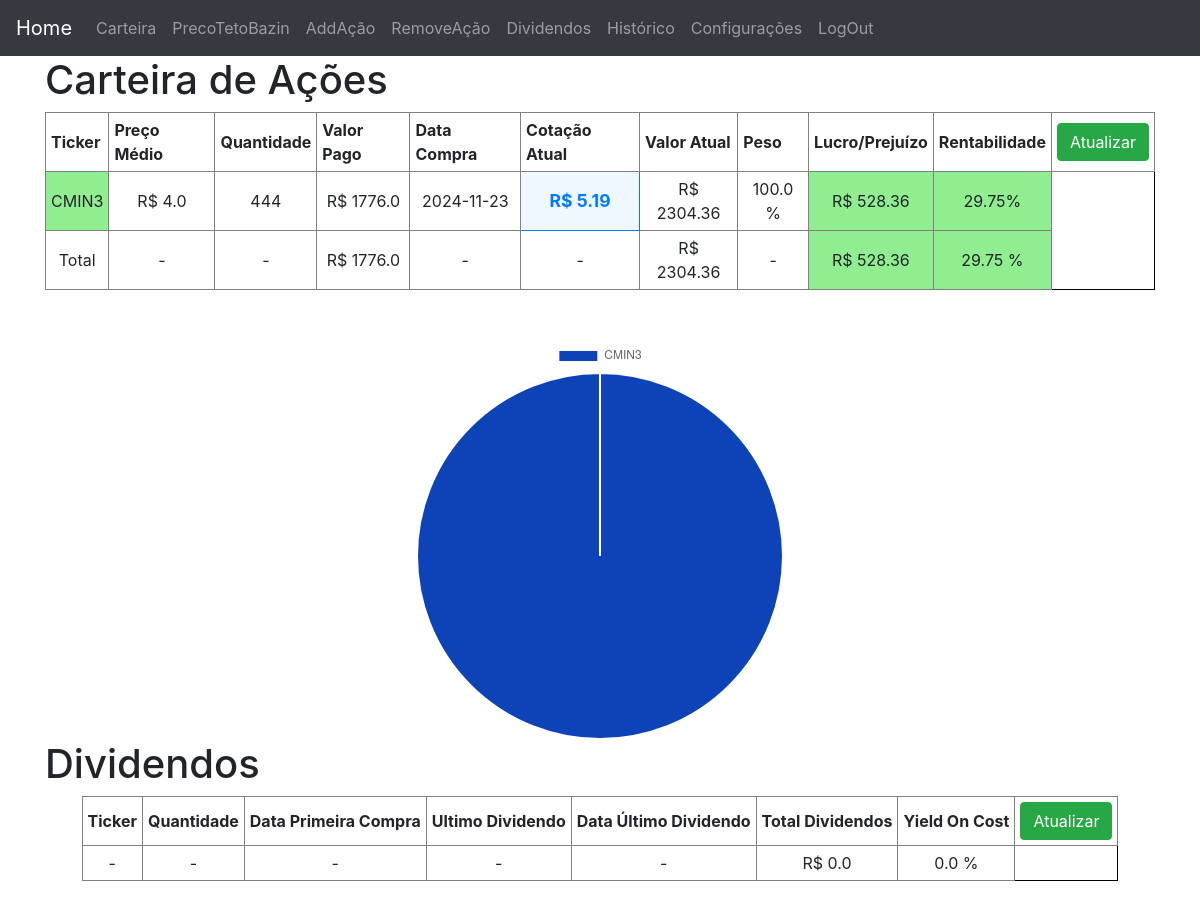
Screenshot of /carteira (signed in) with the database file from the repository.
### website/models.py (models this page shows)
class Acao(db.Model):
    id = db.Column(db.Integer, primary_key=True)
    usuario_id = db.Column(db.Integer, db.ForeignKey('usuario.id'))
    ticker = db.Column(db.String(10))
    preco_medio = db.Column(db.Float)
    quantidade = db.Column(db.Integer)
    valor_pago = db.Column(db.Float)
    data_compra_inicial = db.Column(db.Date)
    preco_atual = db.Column(db.Float)
    valor_atual = db.Column(db.Float)
    peso = db.Column(db.Float)
    lucro_prejuizo = db.Column(db.Float)
    rentabilidade = db.Column(db.Float)
    status = db.Column(db.String(10))
    investidor10 = db.Column(db.String)
    trading_view = db.Column(db.String)
    total_dividendos = db.Column(db.Float, default=0.0)
    retorno_dividendos = db.Column(db.Float, default=0.0)
    data_ultimo_dividendo = db.Column(db.Date)

class Carteira(db.Model):
    id = db.Column(db.Integer, primary_key=True)
    usuario_id = db.Column(db.Integer, db.ForeignKey('usuario.id'))
    valor_pago = db.Column(db.Float, default=0.0)
    valor_atual = db.Column(db.Float, default=0.0)
    lucro_prejuizo = db.Column(db.Float, default=0.0)
    rentabilidade = db.Column(db.Float, default=0.0)
    total_dividendos = db.Column(db.Float, default=0.0)
    retorno_dividendos = db.Column(db.Float, default=0.0)
    status = db.Column(db.String(8), default="zero")

### website/views.py (the view)
@views.route('/carteira', methods=["GET","POST"])
@login_required
def carteira():
    acoes = Acao.query.filter_by(usuario_id=current_user.id).order_by(desc(Acao.peso))
    carteira = Carteira.query.filter_by(usuario_id=current_user.id).first()
    dividendos = Acao.query.filter_by(usuario_id=current_user.id).order_by(desc(Acao.total_dividendos)).filter(Acao.total_dividendos!=0)
    lista_acoes = []
    for acao in acoes:
        lista_acoes.append(acao)
    return render_template("Carteira/carteira.html",
                            usuario=current_user,
                            acoes=acoes,
                            carteira=carteira,
                            dividendos=dividendos)

### website/__init__.py (called while the page is built)
def create_app():
    app = Flask(__name__)
    app.config['SECRET_KEY'] = 'você não vai advinhar'
    app.config['SQLALCHEMY_DATABASE_URI'] = f'sqlite:///{DB_NAME}'
    db.init_app(app)
    admin.init_app(app)
    migrate = Migrate(app, db)
    from .views import views
    from .auth import auth
    app.register_blueprint(views, url_prefix='/')
    app.register_blueprint(auth, url_prefix='/')
    from .models import Usuario
    login_manager = LoginManager()
    login_manager.login_view = 'auth.login'
    login_manager.login_message= 'Faça o login para acessar esta página.'
    login_manager.init_app(app)
    @login_manager.user_loader
    def load_user(id):
        return Usuario.query.get(int(id))
    create_database(app)
    return app

### website/templates/Carteira/carteira.html (shortened to what this page needs)
{% extends "base.html" %}
{% block content %}
    <h1>Carteira de Ações</h1>
    <table class="">
        <thead>
            <th>Ticker</th>
            <th>Preço Médio</th>
            <th>Quantidade</th>
            <th>Valor Pago</th>
            <th>Data Compra</th>
            <th>Cotação Atual</th>
            <th>Valor Atual</th>
            <th>Peso</th>
            <th>Lucro/Prejuízo</th>
            <th>Rentabilidade</th>
            <th><a class="btn btn-success" href="/atualizar-carteira">Atualizar</a></th>
        </thead>
        {% for acao in acoes %}
            <tr>
                {% if acao.status == "lucro" %}
                    <td class="lucro">{{ acao.ticker }}</td>
                {% elif acao.status == "zero" %}
                    <td class="zero">{{ acao.ticker }}</td>
                {% else %}
                    <td class="prejuizo">{{ acao.ticker }}</td>
                {% endif %}
                <td>R$ {{ acao.preco_medio }}</td>
                <td>{{ acao.quantidade }}</td>
                <td>R$ {{ acao.valor_pago }}</td>
                <td>{{ acao.data_compra_inicial}}</td>
                <td class="preco_acao">R$ {{ acao.preco_atual }}</td>
                <td>R$ {{ acao.valor_atual }}</td>
                <td>{{acao.peso}} %</td>
                {% if acao.status == "lucro" %}
                    <td class="lucro">R$ {{ acao.lucro_prejuizo  }}</td>
                    <td class="lucro">{{ acao.rentabilidade }}% </td>
                {% elif acao.status == "zero" %}
                    <td class="zero">R$ {{ acao.lucro_prejuizo  }}</td>
                    <td class="zero">{{ acao.rentabilidade }}% </td>
                {% else %}
                    <td class="prejuizo">R$ {{ acao.lucro_prejuizo  }}</td>
                    <td class="prejuizo">{{ acao.rentabilidade }}% </td>
                {% endif %}
            </tr>
        {% endfor %}
        <tfoot>
            <tr class="result">
                <td>Total</td>
                <td>-</td>
                <td>-</td>
                <td>R$ {{carteira.valor_pago}}</td>
                <td>-</td>
                <td>-</td>
                <td>R$ {{carteira.valor_atual}}</td>
                <td>-</td>
                {% if carteira.status == "lucro" %}
                    <td class="lucro">R$ {{carteira.lucro_prejuizo}}</td>
                    <td class="lucro">{{carteira.rentabilidade}} %</td>
                {% elif carteira.status == zero %}
                    <td class="zero">R$ {{carteira.lucro_prejuizo}}</td>
                    <td class="zero">{{carteira.rentabilidade}} %</td>
                {% else %}
                    <td class="prejuizo">R$ {{carteira.lucro_prejuizo}}</td>
                    <td class="prejuizo">{{carteira.rentabilidade}} %</td>
                {% endif %}
            </tr>
        </tfoot>
    </table>
    <div id="grafico">
        <canvas id="myPieChart"></canvas>
    </div>
    <script>
        var labels = [];
        var data = [];
        {% for acao in acoes %}
            labels.push("{{ acao.ticker }}");
            data.push("{{ acao.peso }}");
        {% endfor %}
        function getRandomColor() {
            let letters = '0123456789ABCDEF';
            let color = '#';
            for (let i = 0; i < 6; i++) {
                color += letters[Math.floor(Math.random() * 16)];
            }
            return color;
        }
        var backgroundColors = [];
        for (let i = 0; i < labels.length; i++) {
            backgroundColors.push(getRandomColor());
        }
        var ctx = document.getElementById('myPieChart').getContext('2d');
        var myPieChart = new Chart(ctx, {
            type: 'pie',
            data: {
                labels: labels,
                datasets: [{
                    data: data,
                    backgroundColor: backgroundColors
                }]
            },
            options: {
                responsive: true,
                plugins: {
                    legend: {
                        position: 'top',
                    }
                }
            }
        });
    </script>
    <h1>Dividendos</h1>
    <table class="">
        <thead>
            <th>Ticker</th>
            <th>Quantidade</th>
            <th>Data Primeira Compra</th>
            <th>Ultimo Dividendo</th>
            <th>Data Último Dividendo</th>
            <th>Total Dividendos</th>
            <th>Yield On Cost</th>
            <th><a class="btn btn-success" href="/atualiza-dividendos">Atualizar</a></th>
        </thead>
        <tfoot>
            <tr class="result">
                <td>-</td>
                <td>-</td>
                <td>-</td>
                <td>-</td>
                <td>-</td>
                <td>R$ {{carteira.total_dividendos}}</td>
                <td>{{carteira.retorno_dividendos}} %</td>
            </tr>
        </tfoot>
    </table>
{% endblock %}

### website/templates/base.html (shortened to what this page needs)
<!doctype html>
<html lang="pt-BR">
  <head>
    <link rel="stylesheet" href="../static/style.css">
    <link rel="stylesheet" href="https://cdn.jsdelivr.net/npm/bootstrap@4.6.2/dist/css/bootstrap.min.css"
>
  </head>
  <body>
    <nav class="navbar navbar-expand-lg navbar-dark bg-dark">
        {% if usuario %}
        <a class="navbar-brand" href="/">Home</a>
        {% else %}
        <a class="navbar-brand" href="/home">Home</a>
        {% endif %}
        <div class="collapse navbar-collapse" id="navbarNav">
          <ul class="navbar-nav">
            {% if usuario %}
            <li class="nav-item">
              <a class="nav-link" href="/carteira">Carteira</a>
            </li>
            <li class="nav-item">
              <a class="nav-link" href="/preco-teto">PrecoTetoBazin</a>
            </li>
            <li class="nav-item">
              <a class="nav-link" href="/add-acao">AddAção</a>
            </li>
            <li class="nav-item">
                <a class="nav-link" href="/rm-acao">RemoveAção</a>
            </li>
            <li class="nav-item">
              <a class="nav-link" href="/hist-dividendos">Dividendos</a>
            </li>
            <li class="nav-item">
              <a class="nav-link" href="/historico">Histórico</a>
            </li>
            <li class="nav-item">
              <a class="nav-link" href="/config">Configurações</a>
            </li>
            <li class="nav-item">
              <a class="nav-link" href="/logout">LogOut</a>
            </li>
            {% endif %}
          </ul>
        </div>
      </nav>
    <div class="container">
    {% block content %}
    {% endblock %}
    </div>
  </body>
</html>

### website/static/style.css (style rules this page uses)
table { border: 1px solid black; margin-left: auto; margin-right: auto; margin-bottom: 50px; }
td, th { text-align: center; border: 1px solid gray; margin: 1px; padding: 5px; }
td.preco_acao { font-weight: bold; font-size: 1.1em; color: #007bff; background-color: #f0f8ff; padding: 8px; border: 1px solid #007bff; border-radius: 5px; transition: background-color 0.3s ease, color 0.3s ease; }
#grafico { max-width: 400px; max-height: 400px; margin: auto; }
.lucro { background-color: lightgreen; }

### rows the page displays
Acao: ticker "CMIN3", preco_medio "4.0", quantidade "444", valor_pago "1776.0", data_compra_inicial "2024-11-23", preco_atual "5.19", valor_atual "2304.36", peso "100.0", lucro_prejuizo "528.36", rentabilidade "29.75"
Carteira: valor_pago "1776.0", valor_atual "2304.36", lucro_prejuizo "528.36", rentabilidade "29.75", total_dividendos "0.0", retorno_dividendos "0.0"

### other values shown
chart data {{ acao.ticker }} CMIN3
